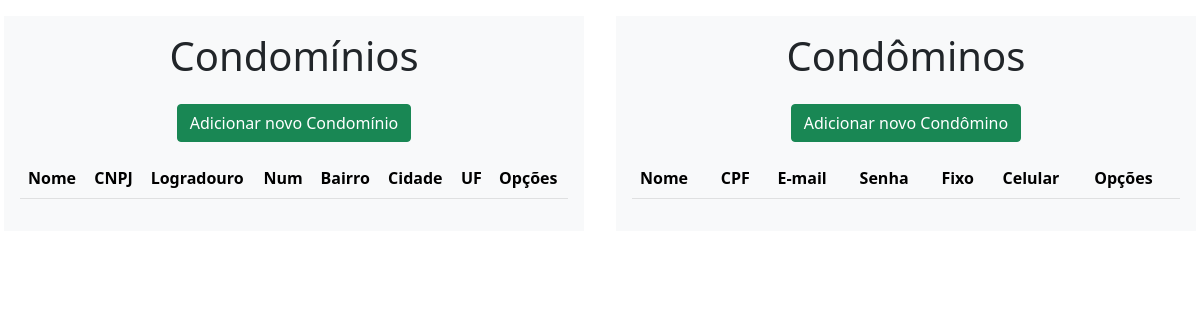
The app's page /, older data.
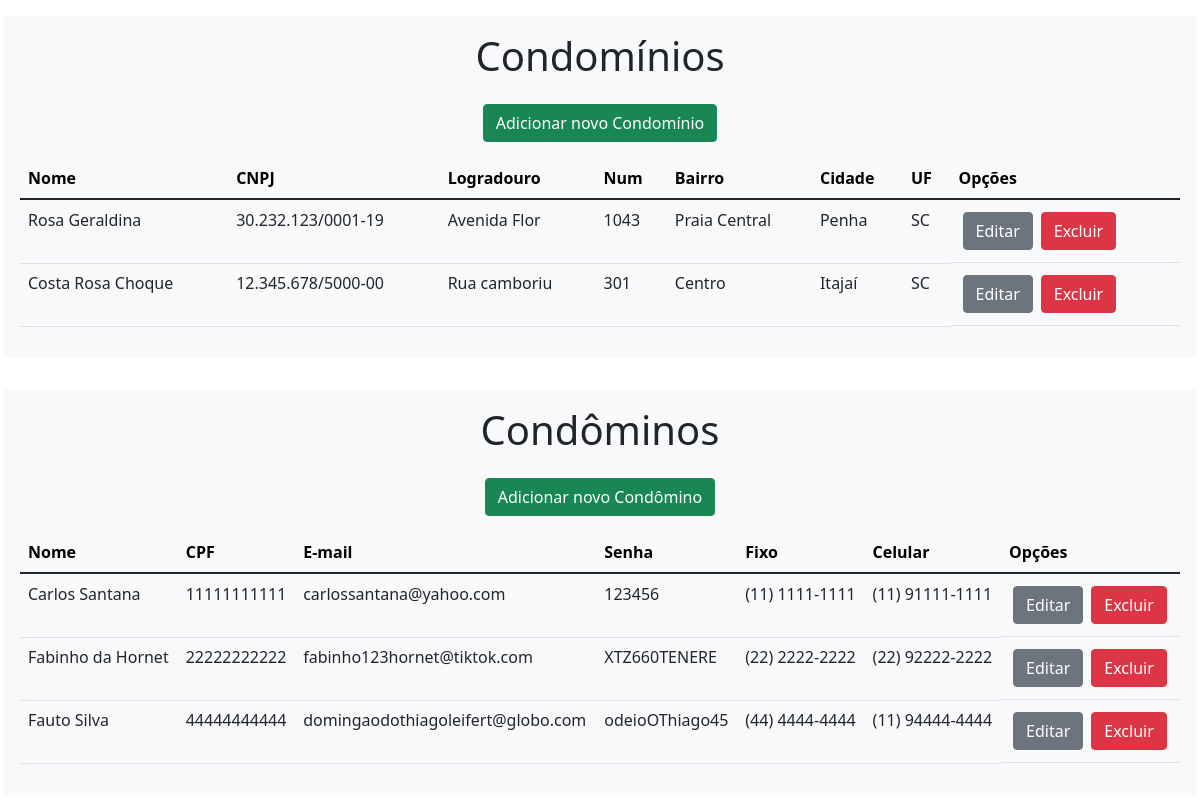
The same page, newer data.
### tables this page shows
CREATE TABLE IF NOT EXISTS `Condominio` (
  `id` INT NOT NULL AUTO_INCREMENT,
  `nome` VARCHAR(100) NOT NULL COMMENT 'Nome do condomínio',
  `cnpj` VARCHAR(18) NOT NULL COMMENT 'CNPJ do condomínio',
  `Endereco_id` INT NOT NULL COMMENT 'Código do endereço do condomínio\n',
  PRIMARY KEY (`id`),
  UNIQUE INDEX `cnpj_UNIQUE` (`cnpj` ASC) VISIBLE,
  INDEX `fk_Condominio_Endereco1_idx` (`Endereco_id` ASC) VISIBLE,
  CONSTRAINT `fk_Condominio_Endereco1`
    FOREIGN KEY (`Endereco_id`)
    REFERENCES `Endereco` (`id`)
    ON DELETE NO ACTION
    ON UPDATE NO ACTION);

CREATE TABLE IF NOT EXISTS `Endereco` (
  `id` INT NOT NULL AUTO_INCREMENT COMMENT 'Codigo do endereço\n',
  `logradouro` VARCHAR(150) NULL COMMENT 'Rua do endereço\n',
  `numero` SMALLINT NULL COMMENT 'Numero do endereço\n',
  `bairro` VARCHAR(50) NULL COMMENT 'Bairro do endereço\n',
  `Cidade_id` INT NOT NULL COMMENT 'Código da cidade do endereço\n',
  PRIMARY KEY (`id`),
  INDEX `fk_Endereco_Cidade1_idx` (`Cidade_id` ASC) VISIBLE,
  CONSTRAINT `fk_Endereco_Cidade1`
    FOREIGN KEY (`Cidade_id`)
    REFERENCES `Cidade` (`id`)
    ON DELETE NO ACTION
    ON UPDATE NO ACTION);

CREATE TABLE IF NOT EXISTS `Cidade` (
  `id` INT NOT NULL AUTO_INCREMENT COMMENT 'Código da cidade\n',
  `nome` VARCHAR(50) NOT NULL COMMENT 'Nome da cidade\n',
  `uf` VARCHAR(2) NOT NULL COMMENT 'UF da cidade\n',
  PRIMARY KEY (`id`));

CREATE TABLE IF NOT EXISTS `Condomino` (
  `id` INT NOT NULL AUTO_INCREMENT,
  `funcao` TINYINT(1) NOT NULL DEFAULT 0 COMMENT 'Função do condômino	0 - Morador, 1 - Síndico, 2 - Subsíndico',
  `nome` VARCHAR(100) NULL COMMENT 'Nome do condômino',
  `cpf` VARCHAR(11) NOT NULL COMMENT 'CPF do condômino',
  `email` VARCHAR(50) NULL COMMENT 'Email do condômino',
  `senha` VARCHAR(32) NOT NULL COMMENT 'Senha do condômino	Salva em hash md5',
  `fixo` VARCHAR(14) NULL COMMENT 'Telefone Fixo do condômino	Formato: (XX) XXXX-XXXX',
  `celular` VARCHAR(15) NULL COMMENT 'Telefone Celular do condômino	Formato: (XX) XXXXX-XXXX',
  PRIMARY KEY (`id`),
  UNIQUE INDEX `cpf_UNIQUE` (`cpf` ASC) VISIBLE);

### index.php (the view, shortened to what this page needs)
<!doctype html>
<?php include('T5_back/connect.php'); ?>
<html lang="pt-BR">
<head>
    <link href="css/normalize.css" rel="stylesheet">
    <link href="css/bootstrap.min.css" rel="stylesheet">
</head>
<body>
    <div class="row">
        <div class="col-lg m-3 p-3 bg-light">
            <h1 class="text-center">Condomínios</h1>
            <div class="d-flex justify-content-center">
                <button class="btn btn-success m-3" onclick="location.href='T5_back/condominio/adicionar.php'">Adicionar novo Condomínio</button>
            </div>
            <table class="table table-hover">
                <thead class="table-light">
                    <tr>
                        <th scope="col">Nome</th>
                        <th scope="col">CNPJ</th>
                        <th scope="col">Logradouro</th>
                        <th scope="col">Num</th>
                        <th scope="col">Bairro</th>
                        <th scope="col">Cidade</th>
                        <th scope="col">UF</th>
                        <th scope="col">Opções</th>
                    </tr>
                </thead>
                <tbody>
                    <?php
                    $sql = "SELECT Condominio.id, Condominio.nome AS nomeCond, Condominio.cnpj AS cnpj, endereco.logradouro AS logr, endereco.numero AS num, endereco.bairro AS bairro, cidade.nome AS nomeCidade, cidade.uf AS uf FROM Condominio
                    INNER JOIN endereco ON Condominio.Endereco_id=endereco.id
                    INNER JOIN cidade ON Endereco.Cidade_id=cidade.id
                    ORDER BY Condominio.id";
                    if ($result = $mysqli->query($sql)) {
                        while ($row = $result->fetch_assoc()) {
                            echo "<tr>";
                            echo "<td>" . $row['nomeCond'] . "</td>";
                            echo "<td>" . $row['cnpj'] . "</td>";
                            echo "<td>" . $row['logr'] . "</td>";
                            echo "<td>" . $row['num'] . "</td>";
                            echo "<td>" . $row['bairro'] . "</td>";
                            echo "<td>" . $row['nomeCidade'] . "</td>";
                            echo "<td>" . $row['uf'] . "</td>";
                            echo "<td class=\"d-flex justify-itens-around\">";
                            echo "<button class=\"btn btn-secondary m-1\" type=\"button\" onclick=\"location.href='T5_back/condominio/editar.php?id=" . $row['id'] . "'\">Editar</button>";
                            echo "<button class=\"btn btn-danger m-1\" type=\"button\" onclick=\"location.href='T5_back/condominio/excluir_controller.php?id=" . $row['id'] . "'\">Excluir</button>";
                            echo "</td>";
                            echo "<tr>";
                        }
                    }
                    ?>
                </tbody>
            </table>
        </div>
        <div class="col-lg m-3 p-3 bg-light">
            <h1 class="text-center">Condôminos</h1>
            <div class="d-flex justify-content-center">
                <button class="btn btn-success m-3" onclick="location.href='T5_back/condomino/adicionar.php'">Adicionar novo Condômino</button>
            </div>
            <table class="table table-hover">
                <thead class="table-light">
                    <tr>
                        <th scope="col">Nome</th>
                        <th scope="col">CPF</th>
                        <th scope="col">E-mail</th>
                        <th scope="col">Senha</th>
                        <th scope="col">Fixo</th>
                        <th scope="col">Celular</th>
                        <th scope="col">Opções</th>
                    </tr>
                </thead>
                <tbody>
                    <?php
                    $sql = "SELECT id, nome, cpf, email, senha, fixo, celular FROM condomino ORDER BY nome";
                    if ($result = $mysqli->query($sql)) {
                        while ($row = $result->fetch_assoc()) {
                            echo "<tr>";
                            echo "<td>" . $row['nome'] . "</td>";
                            echo "<td>" . $row['cpf'] . "</td>";
                            echo "<td>" . $row['email'] . "</td>";
                            echo "<td>" . $row['senha'] . "</td>";
                            echo "<td>" . $row['fixo'] . "</td>";
                            echo "<td>" . $row['celular'] . "</td>";
                            echo "<td class=\"d-flex justify-itens-around\">";
                            echo "<button class=\"btn btn-secondary m-1\" type=\"button\" onclick=\"location.href='T5_back/condomino/editar.php?id=" . $row['id'] . "'\">Editar</button>";
                            echo "<button class=\"btn btn-danger m-1\" type=\"button\" onclick=\"location.href='T5_back/condomino/excluir_controller.php?id=" . $row['id'] . "'\">Excluir</button>";
                            echo "</td>";
                            echo "<tr>";
                        }
                    }
                    ?>
                </tbody>
            </table>
        </div>
    </div>
</body>
</html>

Row changes from the older to the newer data that the page shows:
added condominio: nome "Rosa Geraldina", cnpj "30.232.123/0001-19", Endereco.logradouro "Avenida Flor", Endereco.numero "1043", Endereco.bairro "Praia Central", cidade.nome "Penha", cidade.uf "SC"
added condominio: nome "Costa Rosa Choque", cnpj "12.345.678/5000-00", Endereco.logradouro "Rua camboriu", Endereco.numero "301", Endereco.bairro "Centro", cidade.nome "Itajaí", cidade.uf "SC"
added condomino: nome "Carlos Santana", cpf "11111111111", email "carlossantana@yahoo.com", senha "123456", fixo "(11) 1111-1111", celular "(11) 91111-1111"
added condomino: nome "Fabinho da Hornet", cpf "22222222222", email "fabinho123hornet@tiktok.com", senha "XTZ660TENERE", fixo "(22) 2222-2222", celular "(22) 92222-2222"
added condomino: nome "Fauto Silva", cpf "44444444444", email "domingaodothiagoleifert@globo.com", senha "odeioOThiago45", fixo "(44) 4444-4444", celular "(11) 94444-4444"
